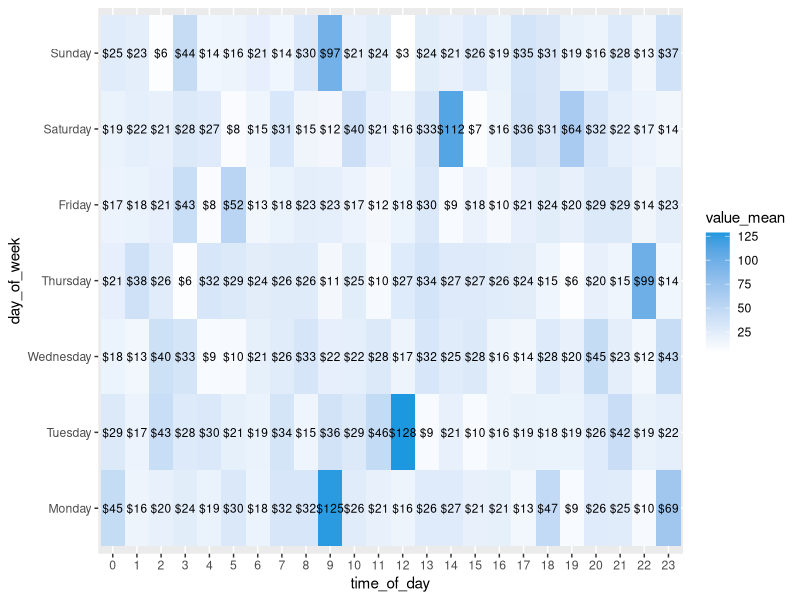
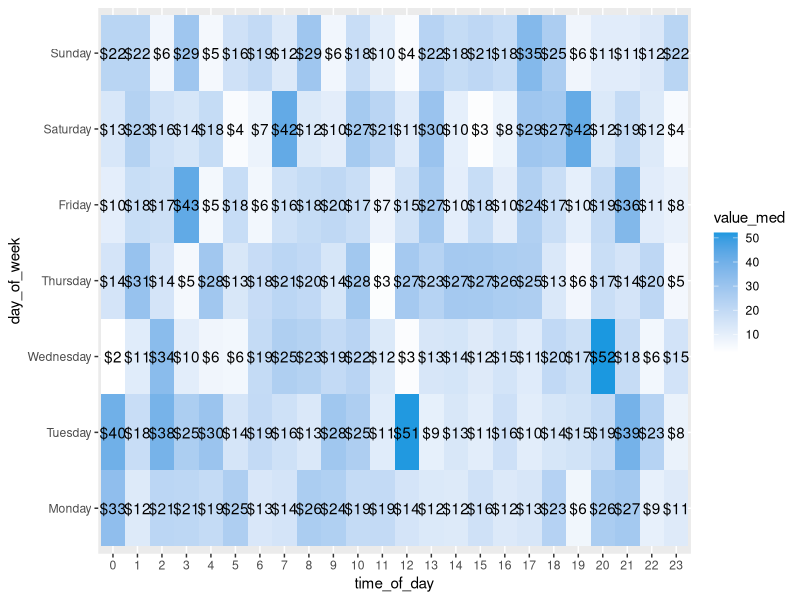
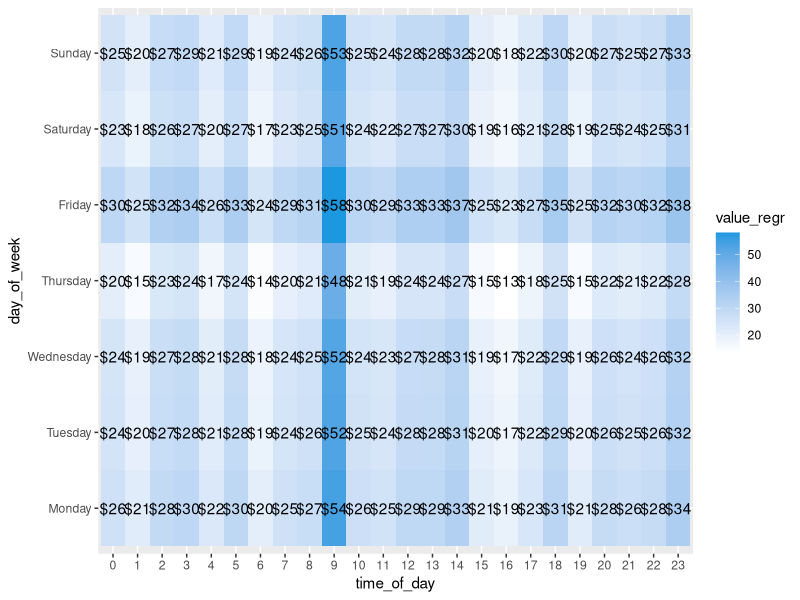
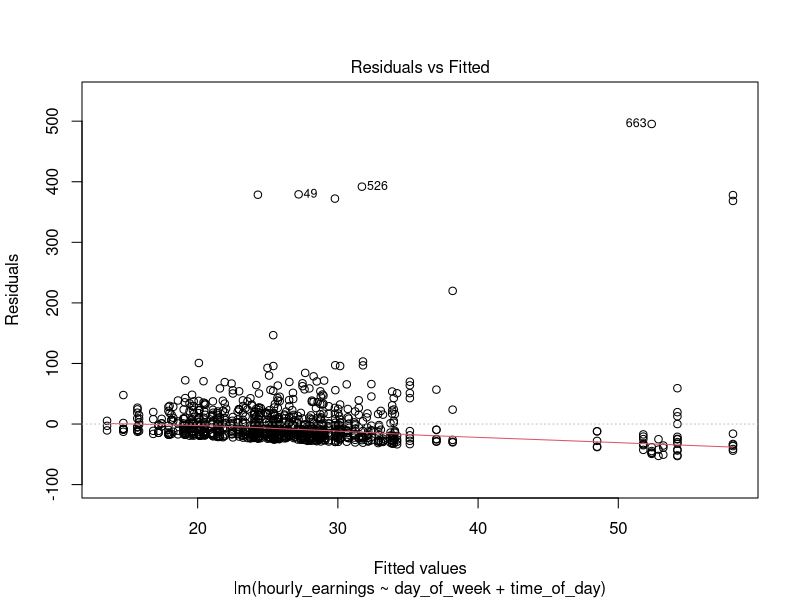
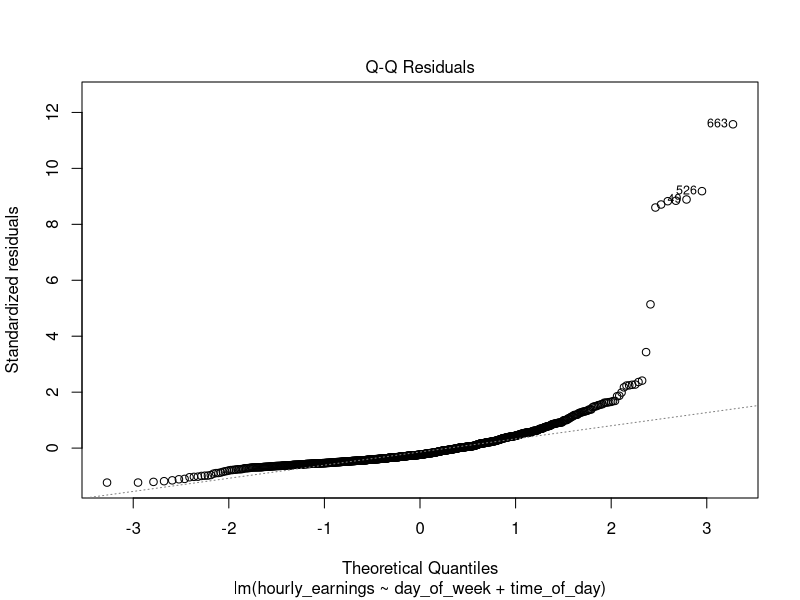
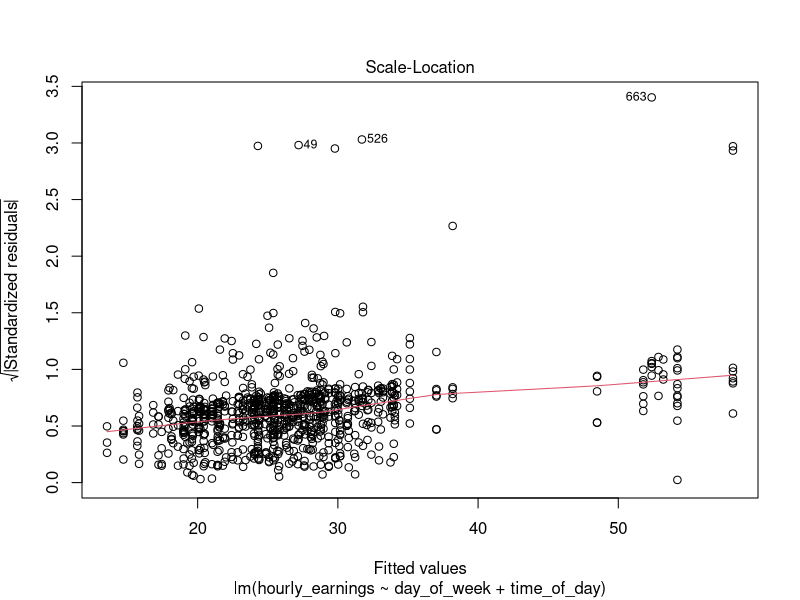
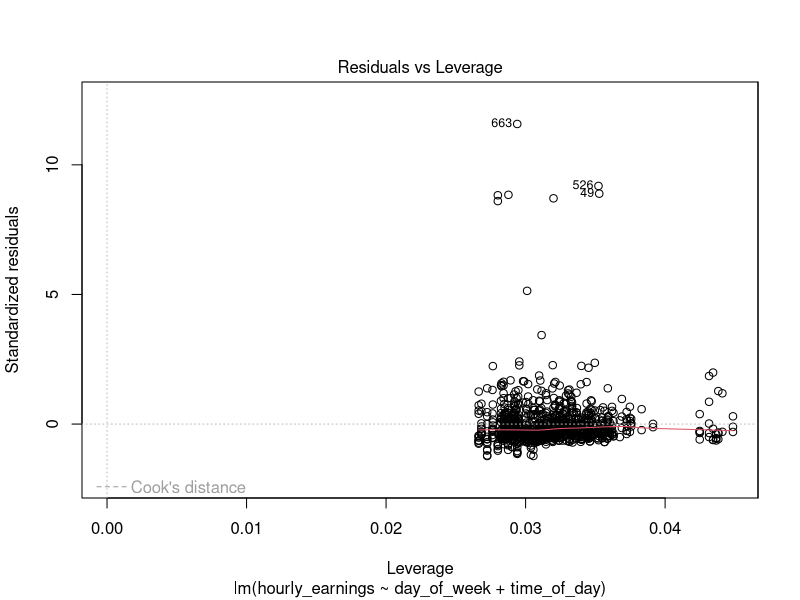

Recreate these plots in R, in order.

## Data Wizard Take Home Exercise
## Author: Giacomo Dalla Chiara
## Assignment Part 1

rm(list=ls()) #clean the console
library(ggplot2) #package used for plotting
#install.packages("lme4", repos='http://cran.us.r-project.org')
library(lme4) #package for estimating mixed-effect models



## --- Synthetic data generation

# Generating a synthetic dataset can help better understanding how different models behave under certain conditions (e.g. extreme values)
# Fix a seed number for random data generation to ensure replication
set.seed(61)

# Fix the total size of the sample to generate
n <- 1000

# Generate synthetic job dataset
job <- data.frame("driver_id"=sample(1:50, n, replace=TRUE),
                  "time_of_day"=sample(0:23, n, replace=TRUE), 
                  "pick_up_date"=sample(seq(as.Date("2023/02/13"), as.Date("2023/02/19"), by="day"), n, replace=T),
                  "earnings_pay"=rexp(n, rate = 0.045)) 

# Adding day of the week
job$day_of_week <- weekdays(job$pick_up_date) 

# Adding special events (e.g. super bowl)
job$special_event <- 0
job[c(1,50,467,835,456,23,788),"special_event"] <- 1
job[c(1,50,467,835,456,23,788),"earnings_pay"] <- job[c(1,50,467,835,456,23,788),"earnings_pay"]+400 #I'm adding $400 to earnings obtained during special events
job$special_event <- as.factor(job$special_event)

str(job)



## --- V0) Non-parametric model: mean

# First, I compute the hourly pay, from the trips data
hour_pay <- aggregate(job$earnings_pay, list(job$time_of_day, job$day_of_week, job$driver_id), FUN=sum)
names(hour_pay) <- c("time_of_day", "day_of_week", "driver_id", "hourly_earnings")

# Use the aggregate() function to compute the mean pay for each combination of day and time
avg_pay <- aggregate(hour_pay$hourly_earnings, list(hour_pay$time_of_day, hour_pay$day_of_week), FUN=mean)
names(avg_pay) <- c("time_of_day", "day_of_week", "value_mean")

# I then use ggplot to create a heatmap of the mean hourly earnings
avg_pay$lab_mean <- paste0("$",as.character(floor(avg_pay$value_mean)))
avg_pay$time_of_day <- as.factor(avg_pay$time_of_day)
avg_pay$day_of_week <- as.factor(avg_pay$day_of_week)
levels(avg_pay$day_of_week) <- c("Monday","Tuesday","Wednesday","Thursday","Friday","Saturday","Sunday")
hm_mean <- ggplot(avg_pay, aes(time_of_day, day_of_week)) +
  geom_tile(aes(fill = value_mean)) +
  geom_text(aes(label = lab_mean), size=3) +
  scale_fill_gradient(low = "white", high = "#1b98e0")
hm_mean



## --- V1) Non-parametric model: median

# Add column to the avg_pay dataset reporting the median hourly pay
avg_pay$value_med <- aggregate(hour_pay$hourly_earnings, list(hour_pay$time_of_day, hour_pay$day_of_week), FUN=median)$x

# Same as above, I use ggplot to plot a heatmap of avrage hourly earnings 
avg_pay$lab_med <- paste0("$",as.character(floor(avg_pay$value_med)))
avg_pay$time_of_day <- as.factor(avg_pay$time_of_day)
hm_med <- ggplot(avg_pay, aes(time_of_day, day_of_week)) +
  geom_tile(aes(fill = value_med)) +
  geom_text(aes(label = lab_med)) +
  scale_fill_gradient(low = "white", high = "#1b98e0")
hm_med

# Together with the point estimate for the average hourly pay, we should report the confidence interval (CIs)
# Add column to avg_pay containing sample size
avg_pay$sample_size <- aggregate(hour_pay$hourly_earnings, list(hour_pay$time_of_day, hour_pay$day_of_week), FUN=length)$x

# Display the point estimates with small sample size using a rule-based method
avg_pay[avg_pay$sample_size<5,]

# Compute confidence interval for the median hourly pay for Tuesday 11 am
wilcox.test(hour_pay[hour_pay$time_of_day==12 & hour_pay$day_of_week=="Tuesday","hourly_earnings"], alternative="two.sided", correct=TRUE, conf.int=TRUE, conf.level=0.95)$conf.int



## --- V2) Parametric model: linear regression
tmp <- hour_pay # I define a new temporary dataset tmp
tmp$day_of_week <- as.factor(tmp$day_of_week)
tmp$time_of_day <- as.factor(tmp$time_of_day)

# I estimate the regression parameters using the lm() function
modv2 <- lm(hourly_earnings~day_of_week+time_of_day, data=tmp)
summary(modv2)

# Add column to avg_pay where special_event==0
#avg_pay$special_event <- as.factor(0)

# Predict values using estimated regression model
avg_pay$value_regr <- predict(modv2, avg_pay)

# I use ggplot to visualize the new results
avg_pay$lab_regr <- paste0("$",as.character(floor(avg_pay$value_regr)))
hm_regr <- ggplot(avg_pay, aes(time_of_day, day_of_week)) +
  geom_tile(aes(fill = value_regr)) +
  geom_text(aes(label = lab_regr)) +
  scale_fill_gradient(low = "white", high = "#1b98e0")
options(repr.plot.width=11, repr.plot.height=4)
hm_regr

# Run model diagnostic to identify potential outliers and extreme values
plot(modv2)



## --- V3) Parametric model: mixed effect model
# A fault of the regression model in V2 is that it assumes that observations are independetly generated
# This is not true, since observations (trips) performed by the same drivers across multiple weeks might be correlated, and not independent
# NOTE: the following code does not work, as it assumes that we have data for multiple weeks, which we did not generate. It is meant only as an example of more complex analysis that could be done

tmp <- hour_pay # I define a new temporary dataset tmp
tmp$day_of_week <- as.factor(tmp$day_of_week)
tmp$time_of_day <- as.factor(tmp$time_of_day)
tmp$driver_id <- as.factor(tmp$driver_id)

# I estimate the regression parameters using the lmer() function
modv3 <- lmer(hourly_earnings ~ day_of_week + 
                time_of_day + 
                (1|driver_id), data=tmp)
summary(modv3)



